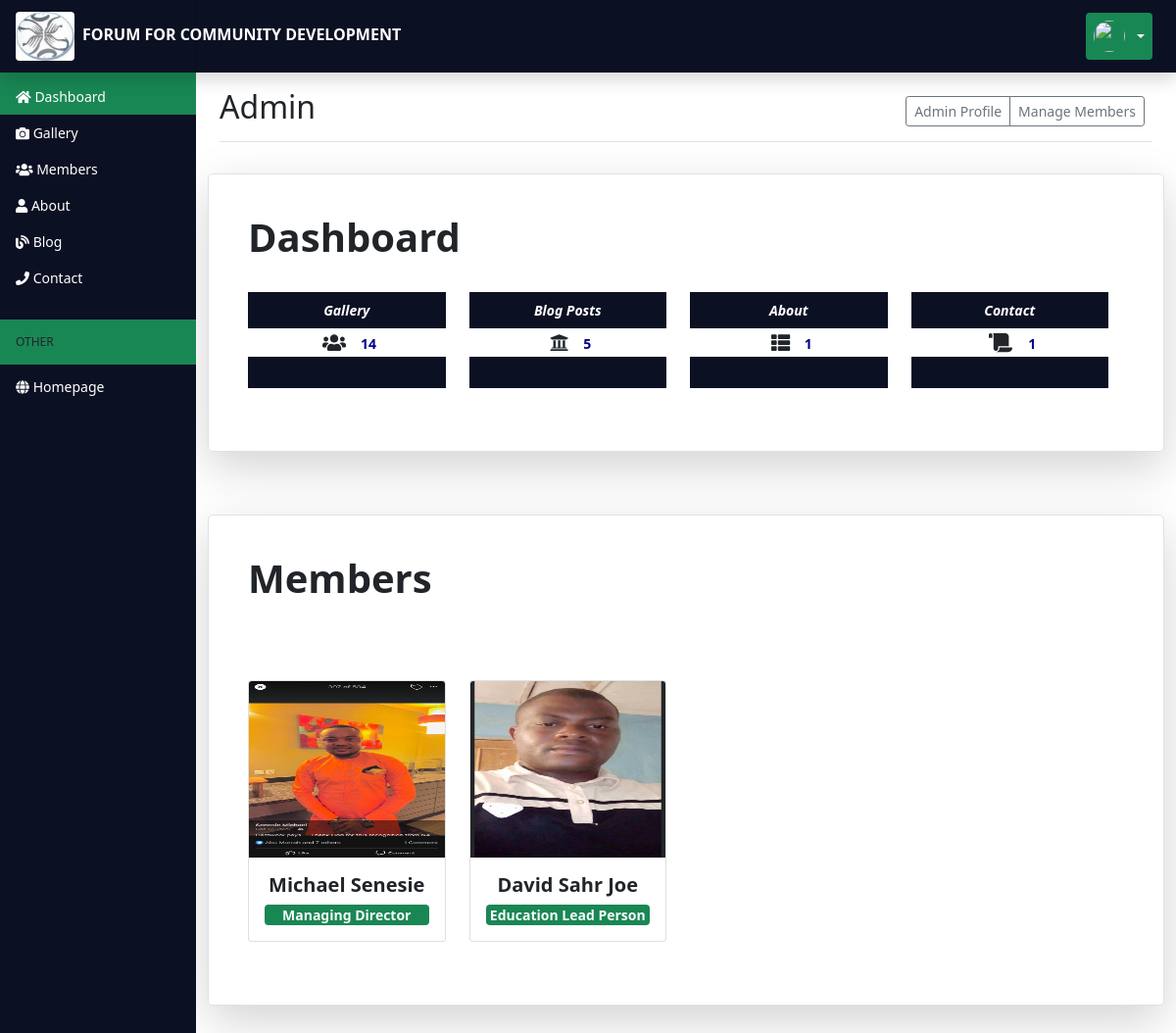
Screenshot of /admin/dashboard.php with the database file from the repository.
### tables this page shows
CREATE TABLE IF NOT EXISTS `tblmembers` (
  `memberid` int(11) NOT NULL AUTO_INCREMENT,
  `fname` varchar(50) NOT NULL,
  `lname` varchar(50) NOT NULL,
  `profile` varchar(50) NOT NULL,
  `position` varchar(50) NOT NULL,
  `email` varchar(50) NOT NULL,
  `phone` varchar(20) NOT NULL,
  PRIMARY KEY (`memberid`)
);

### admin/dashboard.php (the view, shortened to what this page needs)
<?php include 'dashboard-header.php';?>
<?php include 'dashboard-sidebar.php';?>
    <main class="col-md-9 ms-sm-auto col-lg-10 px-md-4">
      <div class="d-flex justify-content-between flex-wrap flex-md-nowrap align-items-center pt-3 pb-2 mb-3 border-bottom">
        <h1 class="h2">  Admin <strong class="text-white"><?php echo $_SESSION['fname'].' '.$_SESSION['lname'];?></strong></h1>
        <div class="btn-toolbar mb-2 mb-md-0">
          <div class="btn-group me-2">
            <a href="admin-profile.php" class="btn btn-sm btn-outline-secondary">Admin Profile</a>
            <a href="dashboard-about.php" class="btn btn-sm btn-outline-secondary">Manage Members</a>
          </div>
        </div>
      </div>
<div class="row">
<div class="col-md-12">
<div class="my-3">
    <div class="row p-4 pb-0 pe-lg-3 align-items-center rounded-3 border shadow-lg">
      <div class="p-3 pt-lg-3">
      <h6 class="display-6 fw-bold lh-2">Dashboard </h6>
    <div class="row row-cols-1 align-items-stretch g-4 py-5">
  <div class="row text-center">
<div class="col-md-3">
	<div class="panel panel-default">
		<div class="panel-heading">
    <div class="well well-sm text-center fst-italic bg-dark" style="color:#fff;padding:8px;font-weight:bold;">
			Gallery
		</div>
    </div>
		<div class="panel-body fw-bold" style="color:darkblue">
    <span class="content-box-icon text-center text-dark"> <i class="fas fa-users"></i></span>
    <?php
                  require '../includes/config.php';
                   echo $conn->query(
                  $sql = "select * from tblgallery")->num_rows;
              ?>
		</div>
<div class="panel-footer py-3 bg-dark" style="color:#fff;padding:10px;font-weight:bold;"></div>
	</div>
</div>
<div class="col-md-3">
	<div class="panel panel-primary">
		<div class="panel-heading">
    <div class="well well-sm text-center fst-italic bg-dark" style="color:#fff;padding:8px;font-weight:bold;">
			Blog Posts
		</div>
		<div class="panel-body fw-bold" style="color:darkblue">
    <span class="content-box-icon text-dark"> <i class="fas fa-university"></i></span>
    <?php
                   require '../includes/config.php';
                   echo $conn->query(
                   $sql ="SELECT * FROM tblblog")->num_rows;?>
				   </div>
		<div class="panel-footer py-3 bg-dark" style="color:#fff;padding:10px;font-weight:bold;"></div>
		</div>
	</div>
</div>
<div class="col-md-3">
	<div class="panel panel-primary">
		<div class="panel-heading">
    <div class="well well-sm text-center fst-italic bg-dark" style="color:#fff;padding:8px;font-weight:bold;">
			About
		</div>
		<div class="panel-body fw-bold" style="color:darkblue">
    <span class="content-box-icon text-dark"> <i class="fas fa-th-list"></i></span>
    <?php
                   require '../includes/config.php';
                   echo $conn->query(
                    $sql = "SELECT * FROM tblabout"
                   )->num_rows; ?>
				   </div>
		<div class="panel-footer py-3 bg-dark" style="color:#fff;padding:10px;font-weight:bold;"></div>
		</div>
	</div>
</div>
<div class="col-md-3">
	<div class="panel panel-primary">
		<div class="panel-heading">
    <div class="well well-sm text-center fst-italic bg-dark" style="color:#fff;padding:8px;font-weight:bold;">
			Contact
		</div>
		<div class="panel-body fw-bold" style="color:darkblue">
    <span class="content-box-icon text-dark"> <i class="fas fa-scroll"></i> </span>
    <?php
                   require '../includes/config.php';
                   echo $conn->query( $sql = "SELECT * FROM tblcontact")->num_rows; ?>
				   </div>
		<div class="panel-footer py-3 bg-dark" style="color:#fff;padding:10px;font-weight:bold;"></div>
</div>
</div>
      </div>
    </div>
  </div>
</div>
</div>
</div>
<div class="row">
<div class="col-md-12">
<div class="my-5">
    <div class="row p-4 pb-0 pe-lg-3 align-items-center rounded-3 border shadow-lg">
      <div class="p-3 pt-lg-3">
        <h6 class="display-6 fw-bold lh-2">Members</h6>
    <div class="row row-cols-1 align-items-stretch g-4 py-5">
        <div class="row row-cols-1 row-cols-md-4 g-4">
<?php
include '../includes/config.php';
 $query = "SELECT * FROM tblmembers";
 $queryrun = mysqli_query($conn, $query);
 $rowcount = mysqli_num_rows($queryrun);
 if ($rowcount > 0){
     while($row = mysqli_fetch_assoc($queryrun)){ ?>
          <div class="col">
            <div class="card">
              <img class="card-img-top" src="../<?php echo $row['profile'];?>" width="100%" height="180" >
              <div class="card-body text-center">
                <h5 class="card-title fw-bold"><?php echo $row['fname'].' '.$row['lname'];?></h5>
                <p class="card-text fw-bold bg-success rounded text-light"><?php echo $row['position'];?></p>
              </div>
            </div>
          </div>
          <?php
}
 }
 ?>
                   </div>
      </div>
    </div>
  </div>
</div>
</div>
</div>
    </main>
  </div>
</div>
<?php include 'dashboard-footer.php';?>

### assets/css/dashboard.css (style rules this page uses)
:root { --bs-blue: #0d6efd; --bs-indigo: #6610f2; --bs-purple: #6f42c1; --bs-pink: #d63384; --bs-red: #dc3545; --bs-orange: #fd7e14; --bs-yellow: #ffc107; --bs-green: #198754; --bs-teal: #20c997; --bs-cyan: #0dcaf0; --bs-white: #fff; --bs-gray: #6c757d; --bs-gray-dark: #343a40; --bs-primary: #0d6efd; --bs-secondary: #6c757d; --bs-success: #198754; --bs-info: #0dcaf0; --bs-warning: #ffc107; --bs-danger: #dc3545; --bs-light: #f8f9fa; --bs-dark: #212529; --dark: #0c1023; --bs-font-sans-serif: system-ui,-apple-system,"Segoe UI",Roboto,"Helvetica Neue",Arial,"Noto Sans","Liberation Sans",sans-serif,"Apple Color Emoji","Segoe UI Emoji","Segoe UI Symbol","Noto Color Emoji"; --bs-font-monospace: SFMono-Regular,Menlo,Monaco,Consolas,"Liberation Mono","Courier New",monospace; --bs-gradient: linear-gradient(180deg, rgba(255, 255, 255, 0.15), rgba(255, 255, 255, 0)); }
body { font-size: .875rem; }
.text-center { text-align: center !important; }
.bg-dark { background-color: var(--dark) !important; }
.content-box-icon { font-size: 1.2rem; padding: 6px; border-radius: 3px; margin-right: 5px; margin-top: 5px; margin-bottom: 5px; color: var(--bs-light); }

### rows the page displays
tblmembers: profile (picture), fname "Michael", lname "Senesie", position "Managing Director"
tblmembers: profile (picture), fname "David Sahr", lname "Joe", position "Education Lead Person"

### other values shown
$conn->query( $sql = "SELECT * FROM tblcontact")->num_rows "1"
